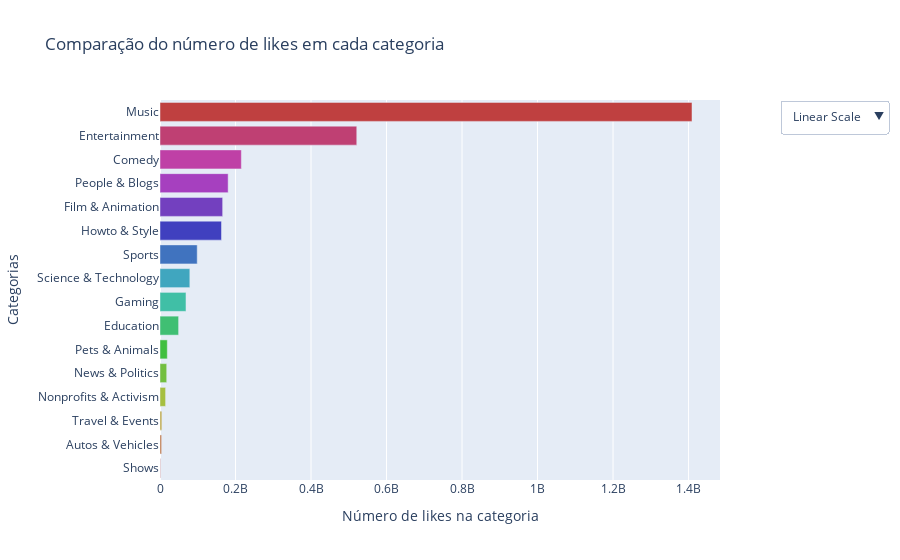

Notebook cell for this chart:
### Markdown cell above
Primeiro teste com Plotly: Ranking do número de likes em cada categoria

### Code cell
import plotly.graph_objects as go
import plotly

c = ['hsl('+str(h)+',50%'+',50%)' for h in np.linspace(0, 360, len(list(num_likes.index)))]
trace1 = go.Bar(x=np.asarray(list(num_likes.values)), y=list(num_likes.index), name='trace1', orientation='h', marker_color=c )
#trace2 = go.Bar(x=x, y=y2, name='trace2', visible=False)


data = [trace1]#, trace2]

updatemenus = list([
    dict(active=1,
         buttons=list([
            dict(label='Log Scale',
                 method='update',
                 args=[{'visible': [True, True]},
                       {'xaxis': {'type': 'log'}}]),
            dict(label='Linear Scale',
                 method='update',
                 args=[{'visible': [True, False]},
                       {'xaxis': {'type': 'linear'}}])
            ]),
             x=1.3,
        )
    ])

layout = dict(updatemenus=updatemenus, title='Comparação do número de likes em cada categoria', xaxis_title="Número de likes na categoria", yaxis_title="Categorias")
fig = go.Figure(data=data, layout=layout)

plotly.offline.iplot(fig)

### Figure 1 — Plotly figure (JSON) as saved in the notebook; plotly's stock layout.template omitted (floating-point values rounded to 4 significant figures)
{"data": [{"marker": {"color": ["hsl(0.0,50%,50%)", "hsl(24.0,50%,50%)", "hsl(48.0,50%,50%)", "hsl(72.0,50%,50%)", "hsl(96.0,50%,50%)", "hsl(120.0,50%,50%)", "hsl(144.0,50%,50%)", "hsl(168.0,50%,50%)", "hsl(192.0,50%,50%)", "hsl(216.0,50%,50%)", "hsl(240.0,50%,50%)", "hsl(264.0,50%,50%)", "hsl(288.0,50%,50%)", "hsl(312.0,50%,50%)", "hsl(336.0,50%,50%)", "hsl(360.0,50%,50%)"]}, "name": "trace1", "orientation": "h", "type": "bar", "x": [1082639, 4244815, 4836246, 14801539, 17774768, 19370364, 49257049, 68815520, 79026640, 98585569, 162869791, 165979417, 180510166, 215471625, 521186998, 1409137521], "y": ["Shows", "Autos & Vehicles", "Travel & Events", "Nonprofits & Activism", "News & Politics", "Pets & Animals", "Education", "Gaming", "Science & Technology", "Sports", "Howto & Style", "Film & Animation", "People & Blogs", "Comedy", "Entertainment", "Music"]}], "layout": {"title": {"text": "Comparação do número de likes em cada categoria"}, "updatemenus": [{"active": 1, "buttons": [{"args": [{"visible": [true, true]}, {"xaxis": {"type": "log"}}], "label": "Log Scale", "method": "update"}, {"args": [{"visible": [true, false]}, {"xaxis": {"type": "linear"}}], "label": "Linear Scale", "method": "update"}], "x": 1.3}], "xaxis": {"title": {"text": "Número de likes na categoria"}}, "yaxis": {"title": {"text": "Categorias"}}}}
